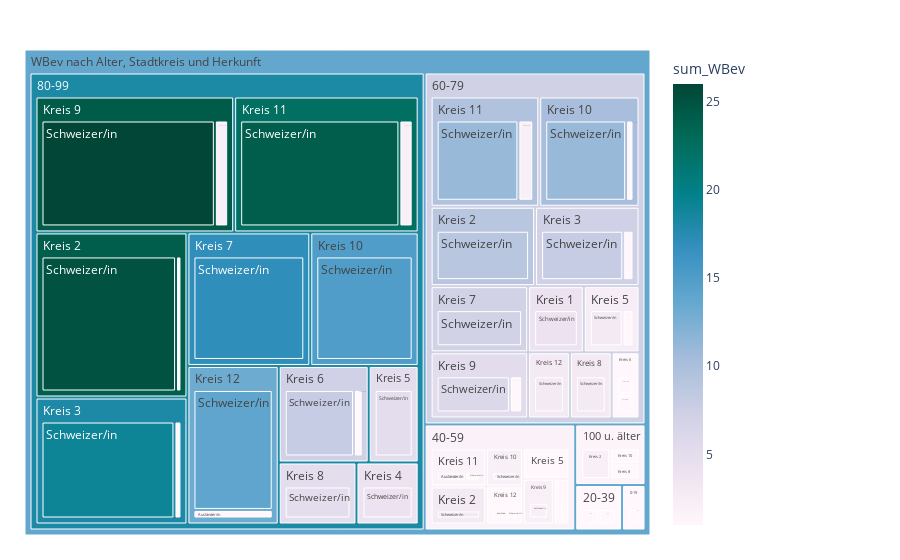

The notebook cell this image was saved under:
### Code cell
fig = px.treemap(myTreemapAgg.reset_index()
                 , path=[px.Constant("WBev nach Alter, Stadtkreis und Herkunft"), 'AlterV20Kurz','KreisLang','HerkunftLang']
                 , values='sum_WBev'
                 , color='sum_WBev'
                 ## bei discrete scales (bei Klassen und Strings):                 
                 #, color_discrete_map={'(?)':'lightgrey','EVP':'gold', 'SP':'#FF3030', 'PdA':'#EE3B3B', 'Grüne':'#A2CD5A','GLP':'#CAFF70','Die Mitte':'orange','FDP':'#104E8B','AL':'deeppink','SVP':'forestgreen', 'FL ZÜRI':'#8B864E','Volt':'#lightblue' }                
                 ## bei continuous scales (bei Zahlenwerten):
                , color_continuous_scale='PuBuGn'
                #, color_continuous_midpoint=np.average(df['AnzBestWir'], weights=df['AnzBestWir']) 
                 #,height=400
                 #,width=1500
                )
fig.update_traces(root_color="grey")
fig.update_layout(margin = dict(t=50, l=25, r=250, b=25))#, title="WBev nach Alter, Stadtkreis und Herkunft")
fig.show()

### Figure 1 — Plotly figure (JSON) as saved in the notebook; plotly's stock layout.template omitted (floating-point values rounded to 4 significant figures)
{"data": [{"branchvalues": "total", "customdata": [[1], [2], [2], [2], [1], [1], [1], [1], [1], [1], [1], [1], [1], [1], [2], [1], [2], [1], [4], [1], [2], [11], [15], [1], [11], [24], [1], [3], [14], [2], [3], [9], [25], [1], [1], [8], [19], [4], [1], [3], [5], [1], [8], [7], [17], [1], [3], [5], [6], [26], [1], [4], [1], [2], [10.17], [15], [1.667], [9.615], [22.31], [1], [3], [13.13], [2], [3], [9], [24.08], [1], [1], [7.222], [18.1], [4], [1], [2.5], [5], [1], [1], [7.222], [7], [17], [1], [3], [5], [2], [5.286], [24.29], [1], [1.5], [1], [1.8], [7.192], [18.18], [13.78]], "domain": {"x": [0, 1], "y": [0, 1]}, "hovertemplate": "labels=%{label}<br>sum_WBev_sum=%{value}<br>parent=%{parent}<br>id=%{id}<br>sum_WBev=%{color}<extra></extra>", "ids": ["WBev nach Alter, Stadtkreis und Herkunft/60-79/Kreis 10/Ausländer/in", "WBev nach Alter, Stadtkreis und Herkunft/40-59/Kreis 11/Ausländer/in", "WBev nach Alter, Stadtkreis und Herkunft/60-79/Kreis 11/Ausländer/in", "WBev nach Alter, Stadtkreis und Herkunft/80-99/Kreis 11/Ausländer/in", "WBev nach Alter, Stadtkreis und Herkunft/40-59/Kreis 12/Ausländer/in", "WBev nach Alter, Stadtkreis und Herkunft/80-99/Kreis 12/Ausländer/in", "WBev nach Alter, Stadtkreis und Herkunft/80-99/Kreis 2/Ausländer/in", "WBev nach Alter, Stadtkreis und Herkunft/60-79/Kreis 3/Ausländer/in", "WBev nach Alter, Stadtkreis und Herkunft/80-99/Kreis 3/Ausländer/in", "WBev nach Alter, Stadtkreis und Herkunft/40-59/Kreis 5/Ausländer/in", "WBev nach Alter, Stadtkreis und Herkunft/60-79/Kreis 5/Ausländer/in", "WBev nach Alter, Stadtkreis und Herkunft/40-59/Kreis 6/Ausländer/in", "WBev nach Alter, Stadtkreis und Herkunft/60-79/Kreis 6/Ausländer/in", "WBev nach Alter, Stadtkreis und Herkunft/80-99/Kreis 6/Ausländer/in", "WBev nach Alter, Stadtkreis und Herkunft/40-59/Kreis 9/Ausländer/in", "WBev nach Alter, Stadtkreis und Herkunft/60-79/Kreis 9/Ausländer/in", "WBev nach Alter, Stadtkreis und Herkunft/80-99/Kreis 9/Ausländer/in", "WBev nach Alter, Stadtkreis und Herkunft/20-39/Kreis 1/Schweizer/in", "WBev nach Alter, Stadtkreis und Herkunft/60-79/Kreis 1/Schweizer/in", "WBev nach Alter, Stadtkreis und Herkunft/100 u. älter/Kreis 10/Schweizer/in", "WBev nach Alter, Stadtkreis und Herkunft/40-59/Kreis 10/Schweizer/in", "WBev nach Alter, Stadtkreis und Herkunft/60-79/Kreis 10/Schweizer/in", "WBev nach Alter, Stadtkreis und Herkunft/80-99/Kreis 10/Schweizer/in", "WBev nach Alter, Stadtkreis und Herkunft/40-59/Kreis 11/Schweizer/in", "WBev nach Alter, Stadtkreis und Herkunft/60-79/Kreis 11/Schweizer/in", "WBev nach Alter, Stadtkreis und Herkunft/80-99/Kreis 11/Schweizer/in", "WBev nach Alter, Stadtkreis und Herkunft/40-59/Kreis 12/Schweizer/in", "WBev nach Alter, Stadtkreis und Herkunft/60-79/Kreis 12/Schweizer/in", "WBev nach Alter, Stadtkreis und Herkunft/80-99/Kreis 12/Schweizer/in", "WBev nach Alter, Stadtkreis und Herkunft/100 u. älter/Kreis 2/Schweizer/in", "WBev nach Alter, Stadtkreis und Herkunft/40-59/Kreis 2/Schweizer/in", "WBev nach Alter, Stadtkreis und Herkunft/60-79/Kreis 2/Schweizer/in", "WBev nach Alter, Stadtkreis und Herkunft/80-99/Kreis 2/Schweizer/in", "WBev nach Alter, Stadtkreis und Herkunft/0-19/Kreis 3/Schweizer/in", "WBev nach Alter, Stadtkreis und Herkunft/20-39/Kreis 3/Schweizer/in", "WBev nach Alter, Stadtkreis und Herkunft/60-79/Kreis 3/Schweizer/in", "WBev nach Alter, Stadtkreis und Herkunft/80-99/Kreis 3/Schweizer/in", "WBev nach Alter, Stadtkreis und Herkunft/80-99/Kreis 4/Schweizer/in", "WBev nach Alter, Stadtkreis und Herkunft/40-59/Kreis 5/Schweizer/in", "WBev nach Alter, Stadtkreis und Herkunft/60-79/Kreis 5/Schweizer/in", "WBev nach Alter, Stadtkreis und Herkunft/80-99/Kreis 5/Schweizer/in", "WBev nach Alter, Stadtkreis und Herkunft/60-79/Kreis 6/Schweizer/in", "WBev nach Alter, Stadtkreis und Herkunft/80-99/Kreis 6/Schweizer/in", "WBev nach Alter, Stadtkreis und Herkunft/60-79/Kreis 7/Schweizer/in", "WBev nach Alter, Stadtkreis und Herkunft/80-99/Kreis 7/Schweizer/in", "WBev nach Alter, Stadtkreis und Herkunft/100 u. älter/Kreis 8/Schweizer/in", "WBev nach Alter, Stadtkreis und Herkunft/60-79/Kreis 8/Schweizer/in", "WBev nach Alter, Stadtkreis und Herkunft/80-99/Kreis 8/Schweizer/in", "WBev nach Alter, Stadtkreis und Herkunft/60-79/Kreis 9/Schweizer/in", "WBev nach Alter, Stadtkreis und Herkunft/80-99/Kreis 9/Schweizer/in", "WBev nach Alter, Stadtkreis und Herkunft/20-39/Kreis 1", "WBev nach Alter, Stadtkreis und Herkunft/60-79/Kreis 1", "WBev nach Alter, Stadtkreis und Herkunft/100 u. älter/Kreis 10", "WBev nach Alter, Stadtkreis und Herkunft/40-59/Kreis 10", "WBev nach Alter, Stadtkreis und Herkunft/60-79/Kreis 10", "WBev nach Alter, Stadtkreis und Herkunft/80-99/Kreis 10", "WBev nach Alter, Stadtkreis und Herkunft/40-59/Kreis 11", "WBev nach Alter, Stadtkreis und Herkunft/60-79/Kreis 11", "WBev nach Alter, Stadtkreis und Herkunft/80-99/Kreis 11", "WBev nach Alter, Stadtkreis und Herkunft/40-59/Kreis 12", "WBev nach Alter, Stadtkreis und Herkunft/60-79/Kreis 12", "WBev nach Alter, Stadtkreis und Herkunft/80-99/Kreis 12", "WBev nach Alter, Stadtkreis und Herkunft/100 u. älter/Kreis 2", "WBev nach Alter, Stadtkreis und Herkunft/40-59/Kreis 2", "WBev nach Alter, Stadtkreis und Herkunft/60-79/Kreis 2", "WBev nach Alter, Stadtkreis und Herkunft/80-99/Kreis 2", "WBev nach Alter, Stadtkreis und Herkunft/0-19/Kreis 3", "WBev nach Alter, Stadtkreis und Herkunft/20-39/Kreis 3", "WBev nach Alter, Stadtkreis und Herkunft/60-79/Kreis 3", "WBev nach Alter, Stadtkreis und Herkunft/80-99/Kreis 3", "WBev nach Alter, Stadtkreis und Herkunft/80-99/Kreis 4", "WBev nach Alter, Stadtkreis und Herkunft/40-59/Kreis 5", "WBev nach Alter, Stadtkreis und Herkunft/60-79/Kreis 5", "WBev nach Alter, Stadtkreis und Herkunft/80-99/Kreis 5", "WBev nach Alter, Stadtkreis und Herkunft/40-59/Kreis 6", "WBev nach Alter, Stadtkreis und Herkunft/60-79/Kreis 6", "WBev nach Alter, Stadtkreis und Herkunft/80-99/Kreis 6", "WBev nach Alter, Stadtkreis und Herkunft/60-79/Kreis 7", "WBev nach Alter, Stadtkreis und Herkunft/80-99/Kreis 7", "WBev nach Alter, Stadtkreis und Herkunft/100 u. älter/Kreis 8", "WBev nach Alter, Stadtkreis und Herkunft/60-79/Kreis 8", "WBev nach Alter, Stadtkreis und Herkunft/80-99/Kreis 8", "WBev nach Alter, Stadtkreis und Herkunft/40-59/Kreis 9", "WBev nach Alter, Stadtkreis und Herkunft/60-79/Kreis 9", "WBev nach Alter, Stadtkreis und Herkunft/80-99/Kreis 9", "WBev nach Alter, Stadtkreis und Herkunft/0-19", "WBev nach Alter, Stadtkreis und Herkunft/100 u. älter", "WBev nach Alter, Stadtkreis und Herkunft/20-39", "WBev nach Alter, Stadtkreis und Herkunft/40-59", "WBev nach Alter, Stadtkreis und Herkunft/60-79", "WBev nach Alter, Stadtkreis und Herkunft/80-99", "WBev nach Alter, Stadtkreis und Herkunft"], "labels": ["Ausländer/in", "Ausländer/in", "Ausländer/in", "Ausländer/in", "Ausländer/in", "Ausländer/in", "Ausländer/in", "Ausländer/in", "Ausländer/in", "Ausländer/in", "Ausländer/in", "Ausländer/in", "Ausländer/in", "Ausländer/in", "Ausländer/in", "Ausländer/in", "Ausländer/in", "Schweizer/in", "Schweizer/in", "Schweizer/in", "Schweizer/in", "Schweizer/in", "Schweizer/in", "Schweizer/in", "Schweizer/in", "Schweizer/in", "Schweizer/in", "Schweizer/in", "Schweizer/in", "Schweizer/in", "Schweizer/in", "Schweizer/in", "Schweizer/in", "Schweizer/in", "Schweizer/in", "Schweizer/in", "Schweizer/in", "Schweizer/in", "Schweizer/in", "Schweizer/in", "Schweizer/in", "Schweizer/in", "Schweizer/in", "Schweizer/in", "Schweizer/in", "Schweizer/in", "Schweizer/in", "Schweizer/in", "Schweizer/in", "Schweizer/in", "Kreis 1", "Kreis 1", "Kreis 10", "Kreis 10", "Kreis 10", "Kreis 10", "Kreis 11", "Kreis 11", "Kreis 11", "Kreis 12", "Kreis 12", "Kreis 12", "Kreis 2", "Kreis 2", "Kreis 2", "Kreis 2", "Kreis 3", "Kreis 3", "Kreis 3", "Kreis 3", "Kreis 4", "Kreis 5", "Kreis 5", "Kreis 5", "Kreis 6", "Kreis 6", "Kreis 6", "Kreis 7", "Kreis 7", "Kreis 8", "Kreis 8", "Kreis 8", "Kreis 9", "Kreis 9", "Kreis 9", "0-19", "100 u. älter", "20-39", "40-59", "60-79", "80-99", "WBev nach Alter, Stadtkreis und Herkunft"], "marker": {"coloraxis": "coloraxis", "colors": [1, 2, 2, 2, 1, 1, 1, 1, 1, 1, 1, 1, 1, 1, 2, 1, 2, 1, 4, 1, 2, 11, 15, 1, 11, 24, 1, 3, 14, 2, 3, 9, 25, 1, 1, 8, 19, 4, 1, 3, 5, 1, 8, 7, 17, 1, 3, 5, 6, 26, 1, 4, 1, 2, 10.17, 15, 1.667, 9.615, 22.31, 1, 3, 13.13, 2, 3, 9, 24.08, 1, 1, 7.222, 18.1, 4, 1, 2.5, 5, 1, 1, 7.222, 7, 17, 1, 3, 5, 2, 5.286, 24.29, 1, 1.5, 1, 1.8, 7.192, 18.18, 13.78]}, "name": "", "parents": ["WBev nach Alter, Stadtkreis und Herkunft/60-79/Kreis 10", "WBev nach Alter, Stadtkreis und Herkunft/40-59/Kreis 11", "WBev nach Alter, Stadtkreis und Herkunft/60-79/Kreis 11", "WBev nach Alter, Stadtkreis und Herkunft/80-99/Kreis 11", "WBev nach Alter, Stadtkreis und Herkunft/40-59/Kreis 12", "WBev nach Alter, Stadtkreis und Herkunft/80-99/Kreis 12", "WBev nach Alter, Stadtkreis und Herkunft/80-99/Kreis 2", "WBev nach Alter, Stadtkreis und Herkunft/60-79/Kreis 3", "WBev nach Alter, Stadtkreis und Herkunft/80-99/Kreis 3", "WBev nach Alter, Stadtkreis und Herkunft/40-59/Kreis 5", "WBev nach Alter, Stadtkreis und Herkunft/60-79/Kreis 5", "WBev nach Alter, Stadtkreis und Herkunft/40-59/Kreis 6", "WBev nach Alter, Stadtkreis und Herkunft/60-79/Kreis 6", "WBev nach Alter, Stadtkreis und Herkunft/80-99/Kreis 6", "WBev nach Alter, Stadtkreis und Herkunft/40-59/Kreis 9", "WBev nach Alter, Stadtkreis und Herkunft/60-79/Kreis 9", "WBev nach Alter, Stadtkreis und Herkunft/80-99/Kreis 9", "WBev nach Alter, Stadtkreis und Herkunft/20-39/Kreis 1", "WBev nach Alter, Stadtkreis und Herkunft/60-79/Kreis 1", "WBev nach Alter, Stadtkreis und Herkunft/100 u. älter/Kreis 10", "WBev nach Alter, Stadtkreis und Herkunft/40-59/Kreis 10", "WBev nach Alter, Stadtkreis und Herkunft/60-79/Kreis 10", "WBev nach Alter, Stadtkreis und Herkunft/80-99/Kreis 10", "WBev nach Alter, Stadtkreis und Herkunft/40-59/Kreis 11", "WBev nach Alter, Stadtkreis und Herkunft/60-79/Kreis 11", "WBev nach Alter, Stadtkreis und Herkunft/80-99/Kreis 11", "WBev nach Alter, Stadtkreis und Herkunft/40-59/Kreis 12", "WBev nach Alter, Stadtkreis und Herkunft/60-79/Kreis 12", "WBev nach Alter, Stadtkreis und Herkunft/80-99/Kreis 12", "WBev nach Alter, Stadtkreis und Herkunft/100 u. älter/Kreis 2", "WBev nach Alter, Stadtkreis und Herkunft/40-59/Kreis 2", "WBev nach Alter, Stadtkreis und Herkunft/60-79/Kreis 2", "WBev nach Alter, Stadtkreis und Herkunft/80-99/Kreis 2", "WBev nach Alter, Stadtkreis und Herkunft/0-19/Kreis 3", "WBev nach Alter, Stadtkreis und Herkunft/20-39/Kreis 3", "WBev nach Alter, Stadtkreis und Herkunft/60-79/Kreis 3", "WBev nach Alter, Stadtkreis und Herkunft/80-99/Kreis 3", "WBev nach Alter, Stadtkreis und Herkunft/80-99/Kreis 4", "WBev nach Alter, Stadtkreis und Herkunft/40-59/Kreis 5", "WBev nach Alter, Stadtkreis und Herkunft/60-79/Kreis 5", "WBev nach Alter, Stadtkreis und Herkunft/80-99/Kreis 5", "WBev nach Alter, Stadtkreis und Herkunft/60-79/Kreis 6", "WBev nach Alter, Stadtkreis und Herkunft/80-99/Kreis 6", "WBev nach Alter, Stadtkreis und Herkunft/60-79/Kreis 7", "WBev nach Alter, Stadtkreis und Herkunft/80-99/Kreis 7", "WBev nach Alter, Stadtkreis und Herkunft/100 u. älter/Kreis 8", "WBev nach Alter, Stadtkreis und Herkunft/60-79/Kreis 8", "WBev nach Alter, Stadtkreis und Herkunft/80-99/Kreis 8", "WBev nach Alter, Stadtkreis und Herkunft/60-79/Kreis 9", "WBev nach Alter, Stadtkreis und Herkunft/80-99/Kreis 9", "WBev nach Alter, Stadtkreis und Herkunft/20-39", "WBev nach Alter, Stadtkreis und Herkunft/60-79", "WBev nach Alter, Stadtkreis und Herkunft/100 u. älter", "WBev nach Alter, Stadtkreis und Herkunft/40-59", "WBev nach Alter, Stadtkreis und Herkunft/60-79", "WBev nach Alter, Stadtkreis und Herkunft/80-99", "WBev nach Alter, Stadtkreis und Herkunft/40-59", "WBev nach Alter, Stadtkreis und Herkunft/60-79", "WBev nach Alter, Stadtkreis und Herkunft/80-99", "WBev nach Alter, Stadtkreis und Herkunft/40-59", "WBev nach Alter, Stadtkreis und Herkunft/60-79", "WBev nach Alter, Stadtkreis und Herkunft/80-99", "WBev nach Alter, Stadtkreis und Herkunft/100 u. älter", "WBev nach Alter, Stadtkreis und Herkunft/40-59", "WBev nach Alter, Stadtkreis und Herkunft/60-79", "WBev nach Alter, Stadtkreis und Herkunft/80-99", "WBev nach Alter, Stadtkreis und Herkunft/0-19", "WBev nach Alter, Stadtkreis und Herkunft/20-39", "WBev nach Alter, Stadtkreis und Herkunft/60-79", "WBev nach Alter, Stadtkreis und Herkunft/80-99", "WBev nach Alter, Stadtkreis und Herkunft/80-99", "WBev nach Alter, Stadtkreis und Herkunft/40-59", "WBev nach Alter, Stadtkreis und Herkunft/60-79", "WBev nach Alter, Stadtkreis und Herkunft/80-99", "WBev nach Alter, Stadtkreis und Herkunft/40-59", "WBev nach Alter, Stadtkreis und Herkunft/60-79", "WBev nach Alter, Stadtkreis und Herkunft/80-99", "WBev nach Alter, Stadtkreis und Herkunft/60-79", "WBev nach Alter, Stadtkreis und Herkunft/80-99", "WBev nach Alter, Stadtkreis und Herkunft/100 u. älter", "WBev nach Alter, Stadtkreis und Herkunft/60-79", "WBev nach Alter, Stadtkreis und Herkunft/80-99", "WBev nach Alter, Stadtkreis und Herkunft/40-59", "WBev nach Alter, Stadtkreis und Herkunft/60-79", "WBev nach Alter, Stadtkreis und Herkunft/80-99", "WBev nach Alter, Stadtkreis und Herkunft", "WBev nach Alter, Stadtkreis und Herkunft", "WBev nach Alter, Stadtkreis und Herkunft", "WBev nach Alter, Stadtkreis und Herkunft", "WBev nach Alter, Stadtkreis und Herkunft", "WBev nach Alter, Stadtkreis und Herkunft", ""], "root": {"color": "grey"}, "type": "treemap", "values": [1, 2, 2, 2, 1, 1, 1, 1, 1, 1, 1, 1, 1, 1, 2, 1, 2, 1, 4, 1, 2, 11, 15, 1, 11, 24, 1, 3, 14, 2, 3, 9, 25, 1, 1, 8, 19, 4, 1, 3, 5, 1, 8, 7, 17, 1, 3, 5, 6, 26, 1, 4, 1, 2, 12, 15, 3, 13, 26, 2, 3, 15, 2, 3, 9, 26, 1, 1, 9, 20, 4, 2, 4, 5, 1, 2, 9, 7, 17, 1, 3, 5, 2, 7, 28, 1, 4, 2, 15, 73, 170, 265]}], "layout": {"autosize": true, "coloraxis": {"colorbar": {"title": {"text": "sum_WBev"}}, "colorscale": [[0, "rgb(255,247,251)"], [0.125, "rgb(236,226,240)"], [0.25, "rgb(208,209,230)"], [0.375, "rgb(166,189,219)"], [0.5, "rgb(103,169,207)"], [0.625, "rgb(54,144,192)"], [0.75, "rgb(2,129,138)"], [0.875, "rgb(1,108,89)"], [1, "rgb(1,70,54)"]]}, "legend": {"tracegroupgap": 0}, "margin": {"b": 25, "l": 25, "r": 250, "t": 50}}}
